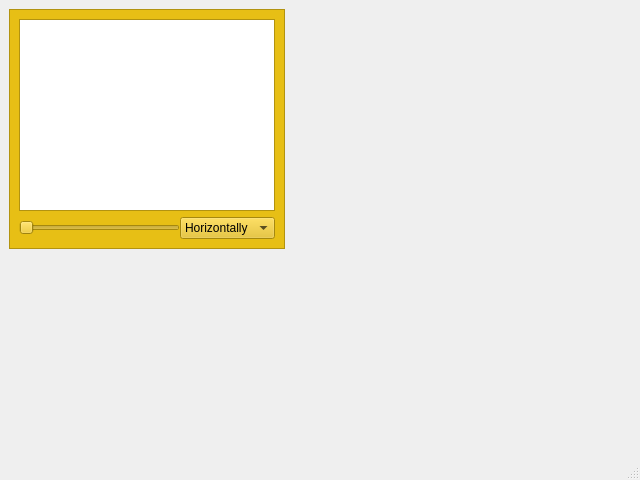
<?xml version="1.0" encoding="UTF-8"?>
<ui version="4.0">
 <class>MainWindow</class>
 <widget class="QMainWindow" name="MainWindow">
  <property name="geometry">
   <rect>
    <x>0</x>
    <y>0</y>
    <width>640</width>
    <height>480</height>
   </rect>
  </property>
  <property name="windowTitle">
   <string>MainWindow</string>
  </property>
  <widget class="QWidget" name="centralwidget">
   <layout class="QGridLayout" name="gridLayout">
    <item row="0" column="0">
     <widget class="QFrame" name="frame_3">
      <property name="sizePolicy">
       <sizepolicy hsizetype="Fixed" vsizetype="Fixed">
        <horstretch>0</horstretch>
        <verstretch>0</verstretch>
       </sizepolicy>
      </property>
      <property name="palette">
       <palette>
        <active>
         <colorrole role="WindowText">
          <brush brushstyle="SolidPattern">
           <color alpha="255">
            <red>0</red>
            <green>0</green>
            <blue>0</blue>
           </color>
          </brush>
         </colorrole>
         <colorrole role="Button">
          <brush brushstyle="SolidPattern">
           <color alpha="255">
            <red>231</red>
            <green>191</green>
            <blue>21</blue>
           </color>
          </brush>
         </colorrole>
         <colorrole role="Light">
          <brush brushstyle="SolidPattern">
           <color alpha="255">
            <red>255</red>
            <green>229</green>
            <blue>115</blue>
           </color>
          </brush>
         </colorrole>
         <colorrole role="Midlight">
          <brush brushstyle="SolidPattern">
           <color alpha="255">
            <red>243</red>
            <green>210</green>
            <blue>68</blue>
           </color>
          </brush>
         </colorrole>
         <colorrole role="Dark">
          <brush brushstyle="SolidPattern">
           <color alpha="255">
            <red>115</red>
            <green>95</green>
            <blue>10</blue>
           </color>
          </brush>
         </colorrole>
         <colorrole role="Mid">
          <brush brushstyle="SolidPattern">
           <color alpha="255">
            <red>154</red>
            <green>127</green>
            <blue>14</blue>
           </color>
          </brush>
         </colorrole>
         <colorrole role="Text">
          <brush brushstyle="SolidPattern">
           <color alpha="255">
            <red>0</red>
            <green>0</green>
            <blue>0</blue>
           </color>
          </brush>
         </colorrole>
         <colorrole role="BrightText">
          <brush brushstyle="SolidPattern">
           <color alpha="255">
            <red>255</red>
            <green>255</green>
            <blue>255</blue>
           </color>
          </brush>
         </colorrole>
         <colorrole role="ButtonText">
          <brush brushstyle="SolidPattern">
           <color alpha="255">
            <red>0</red>
            <green>0</green>
            <blue>0</blue>
           </color>
          </brush>
         </colorrole>
         <colorrole role="Base">
          <brush brushstyle="SolidPattern">
           <color alpha="255">
            <red>255</red>
            <green>255</green>
            <blue>255</blue>
           </color>
          </brush>
         </colorrole>
         <colorrole role="Window">
          <brush brushstyle="SolidPattern">
           <color alpha="255">
            <red>231</red>
            <green>191</green>
            <blue>21</blue>
           </color>
          </brush>
         </colorrole>
         <colorrole role="Shadow">
          <brush brushstyle="SolidPattern">
           <color alpha="255">
            <red>0</red>
            <green>0</green>
            <blue>0</blue>
           </color>
          </brush>
         </colorrole>
         <colorrole role="AlternateBase">
          <brush brushstyle="SolidPattern">
           <color alpha="255">
            <red>243</red>
            <green>223</green>
            <blue>138</blue>
           </color>
          </brush>
         </colorrole>
         <colorrole role="ToolTipBase">
          <brush brushstyle="SolidPattern">
           <color alpha="255">
            <red>255</red>
            <green>255</green>
            <blue>220</blue>
           </color>
          </brush>
         </colorrole>
         <colorrole role="ToolTipText">
          <brush brushstyle="SolidPattern">
           <color alpha="255">
            <red>0</red>
            <green>0</green>
            <blue>0</blue>
           </color>
          </brush>
         </colorrole>
        </active>
        <inactive>
         <colorrole role="WindowText">
          <brush brushstyle="SolidPattern">
           <color alpha="255">
            <red>0</red>
            <green>0</green>
            <blue>0</blue>
           </color>
          </brush>
         </colorrole>
         <colorrole role="Button">
          <brush brushstyle="SolidPattern">
           <color alpha="255">
            <red>231</red>
            <green>191</green>
            <blue>21</blue>
           </color>
          </brush>
         </colorrole>
         <colorrole role="Light">
          <brush brushstyle="SolidPattern">
           <color alpha="255">
            <red>255</red>
            <green>229</green>
            <blue>115</blue>
           </color>
          </brush>
         </colorrole>
         <colorrole role="Midlight">
          <brush brushstyle="SolidPattern">
           <color alpha="255">
            <red>243</red>
            <green>210</green>
            <blue>68</blue>
           </color>
          </brush>
         </colorrole>
         <colorrole role="Dark">
          <brush brushstyle="SolidPattern">
           <color alpha="255">
            <red>115</red>
            <green>95</green>
            <blue>10</blue>
           </color>
          </brush>
         </colorrole>
         <colorrole role="Mid">
          <brush brushstyle="SolidPattern">
           <color alpha="255">
            <red>154</red>
            <green>127</green>
            <blue>14</blue>
           </color>
          </brush>
         </colorrole>
         <colorrole role="Text">
          <brush brushstyle="SolidPattern">
           <color alpha="255">
            <red>0</red>
            <green>0</green>
            <blue>0</blue>
           </color>
          </brush>
         </colorrole>
         <colorrole role="BrightText">
          <brush brushstyle="SolidPattern">
           <color alpha="255">
            <red>255</red>
            <green>255</green>
            <blue>255</blue>
           </color>
          </brush>
         </colorrole>
         <colorrole role="ButtonText">
          <brush brushstyle="SolidPattern">
           <color alpha="255">
            <red>0</red>
            <green>0</green>
            <blue>0</blue>
           </color>
          </brush>
         </colorrole>
         <colorrole role="Base">
          <brush brushstyle="SolidPattern">
           <color alpha="255">
            <red>255</red>
            <green>255</green>
            <blue>255</blue>
           </color>
          </brush>
         </colorrole>
         <colorrole role="Window">
          <brush brushstyle="SolidPattern">
           <color alpha="255">
            <red>231</red>
            <green>191</green>
            <blue>21</blue>
           </color>
          </brush>
         </colorrole>
         <colorrole role="Shadow">
          <brush brushstyle="SolidPattern">
           <color alpha="255">
            <red>0</red>
            <green>0</green>
            <blue>0</blue>
           </color>
          </brush>
         </colorrole>
         <colorrole role="AlternateBase">
          <brush brushstyle="SolidPattern">
           <color alpha="255">
            <red>243</red>
            <green>223</green>
            <blue>138</blue>
           </color>
          </brush>
         </colorrole>
         <colorrole role="ToolTipBase">
          <brush brushstyle="SolidPattern">
           <color alpha="255">
            <red>255</red>
            <green>255</green>
            <blue>220</blue>
           </color>
          </brush>
         </colorrole>
         <colorrole role="ToolTipText">
          <brush brushstyle="SolidPattern">
           <color alpha="255">
            <red>0</red>
            <green>0</green>
            <blue>0</blue>
           </color>
          </brush>
         </colorrole>
        </inactive>
        <disabled>
         <colorrole role="WindowText">
          <brush brushstyle="SolidPattern">
           <color alpha="255">
            <red>115</red>
            <green>95</green>
            <blue>10</blue>
           </color>
          </brush>
         </colorrole>
         <colorrole role="Button">
          <brush brushstyle="SolidPattern">
           <color alpha="255">
            <red>231</red>
            <green>191</green>
            <blue>21</blue>
           </color>
          </brush>
         </colorrole>
         <colorrole role="Light">
          <brush brushstyle="SolidPattern">
           <color alpha="255">
            <red>255</red>
            <green>229</green>
            <blue>115</blue>
           </color>
          </brush>
         </colorrole>
         <colorrole role="Midlight">
          <brush brushstyle="SolidPattern">
           <color alpha="255">
            <red>243</red>
            <green>210</green>
            <blue>68</blue>
           </color>
          </brush>
         </colorrole>
         <colorrole role="Dark">
          <brush brushstyle="SolidPattern">
           <color alpha="255">
            <red>115</red>
            <green>95</green>
            <blue>10</blue>
           </color>
          </brush>
         </colorrole>
         <colorrole role="Mid">
          <brush brushstyle="SolidPattern">
           <color alpha="255">
            <red>154</red>
            <green>127</green>
            <blue>14</blue>
           </color>
          </brush>
         </colorrole>
         <colorrole role="Text">
          <brush brushstyle="SolidPattern">
           <color alpha="255">
            <red>115</red>
            <green>95</green>
            <blue>10</blue>
           </color>
          </brush>
         </colorrole>
         <colorrole role="BrightText">
          <brush brushstyle="SolidPattern">
           <color alpha="255">
            <red>255</red>
            <green>255</green>
            <blue>255</blue>
           </color>
          </brush>
         </colorrole>
         <colorrole role="ButtonText">
          <brush brushstyle="SolidPattern">
           <color alpha="255">
            <red>115</red>
            <green>95</green>
            <blue>10</blue>
           </color>
          </brush>
         </colorrole>
         <colorrole role="Base">
          <brush brushstyle="SolidPattern">
           <color alpha="255">
            <red>231</red>
            <green>191</green>
            <blue>21</blue>
           </color>
          </brush>
         </colorrole>
         <colorrole role="Window">
          <brush brushstyle="SolidPattern">
           <color alpha="255">
            <red>231</red>
            <green>191</green>
            <blue>21</blue>
           </color>
          </brush>
         </colorrole>
         <colorrole role="Shadow">
          <brush brushstyle="SolidPattern">
           <color alpha="255">
            <red>0</red>
            <green>0</green>
            <blue>0</blue>
           </color>
          </brush>
         </colorrole>
         <colorrole role="AlternateBase">
          <brush brushstyle="SolidPattern">
           <color alpha="255">
            <red>231</red>
            <green>191</green>
            <blue>21</blue>
           </color>
          </brush>
         </colorrole>
         <colorrole role="ToolTipBase">
          <brush brushstyle="SolidPattern">
           <color alpha="255">
            <red>255</red>
            <green>255</green>
            <blue>220</blue>
           </color>
          </brush>
         </colorrole>
         <colorrole role="ToolTipText">
          <brush brushstyle="SolidPattern">
           <color alpha="255">
            <red>0</red>
            <green>0</green>
            <blue>0</blue>
           </color>
          </brush>
         </colorrole>
        </disabled>
       </palette>
      </property>
      <property name="autoFillBackground">
       <bool>true</bool>
      </property>
      <property name="frameShape">
       <enum>QFrame::StyledPanel</enum>
      </property>
      <property name="frameShadow">
       <enum>QFrame::Raised</enum>
      </property>
      <layout class="QVBoxLayout" name="verticalLayout">
       <item>
        <widget class="QGraphicsView" name="grapImage"/>
       </item>
       <item>
        <layout class="QHBoxLayout" name="horizontalLayout">
         <property name="spacing">
          <number>0</number>
         </property>
         <property name="sizeConstraint">
          <enum>QLayout::SetMaximumSize</enum>
         </property>
         <item>
          <widget class="QSlider" name="hSlider">
           <property name="autoFillBackground">
            <bool>true</bool>
           </property>
           <property name="orientation">
            <enum>Qt::Horizontal</enum>
           </property>
          </widget>
         </item>
         <item>
          <widget class="QComboBox" name="comboBox">
           <item>
            <property name="text">
             <string>Horizontally</string>
            </property>
           </item>
           <item>
            <property name="text">
             <string>Vertically</string>
            </property>
           </item>
          </widget>
         </item>
        </layout>
       </item>
      </layout>
     </widget>
    </item>
    <item row="0" column="1">
     <widget class="QWidget" name="widget" native="true"/>
    </item>
    <item row="1" column="0">
     <widget class="QWidget" name="widget_2" native="true"/>
    </item>
    <item row="1" column="1">
     <widget class="QWidget" name="widget_3" native="true"/>
    </item>
   </layout>
  </widget>
  <widget class="QMenuBar" name="menubar">
   <property name="geometry">
    <rect>
     <x>0</x>
     <y>0</y>
     <width>640</width>
     <height>22</height>
    </rect>
   </property>
  </widget>
  <widget class="QStatusBar" name="statusbar"/>
 </widget>
 <resources/>
 <connections/>
</ui>
